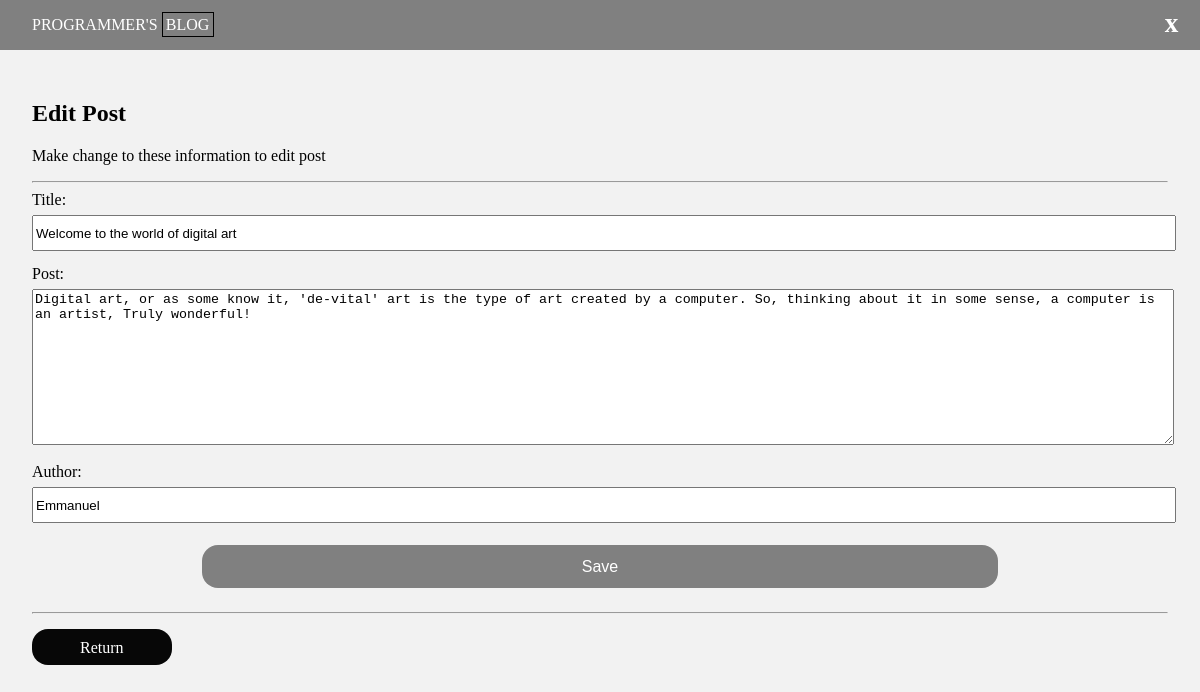
Screenshot of /posts/edit/5 with the database file from the repository.
### market.py (models this page shows, shortened)
class blogPost(db.Model):
    id = db.Column(db.Integer, primary_key=True)
    title = db.Column(db.String(100), nullable=False)
    content = db.Column(db.Text, nullable=False)
    author = db.Column(db.String(20), nullable=False, default='N/A')
    date_posted = db.Column(db.DateTime, nullable=False, default=datetime.utcnow)

### market.py (the view)
@app.route('/posts/edit/<int:id>', methods=['GET', 'POST'])
def edit(id):
    post = blogPost.query.get_or_404(id)
    if request.method == "POST":
        post.title = request.form['title']
        post.author = request.form['author']
        post.content = request.form['content']
        db.session.commit()
        return redirect('/posts')
    else:
        return render_template('edit.html', post=post)

### templates/edit.html (shortened to what this page needs)
{% extends 'base.html' %}
{% block body %}
<div class="navbar">
    <div class="container">
        <p class="logo">PROGRAMMER'S <span>BLOG</span></p>
        <a href="/posts" class="add">x</a>
    </div>
</div>
<section class="editpost-form-section">
    <div class="container">
        <h1>Edit Post</h1>
        <p>Make change to these information to edit post</p>
        <hr>
        <form action="/posts/edit/{{post.id}}" method="POST">
            Title: <input type="text" name="title" id="title" value="{{post.title}}">
            <br>
            Post: <textarea name="content" id="content" cols="30" rows="10">{{post.content}}</textarea>
            <br>
            Author: <input type="text" name="author" id="author" value="{{post.author}}">
            <br>
            <div class="center-this">
                <input type="submit" value="Save" class="success-btn-cta">
            </div>
        </form>
        <hr>
        <div class="footer-for-return">
            <a href="/posts" class="cancel-btn-cta">Return</a>
        </div>
    </div>
</section>
{% endblock %}

### static/css/main.css (style rules this page uses)
:root { --primary-color: #007AF3; }
body { font-family: 'Century Gothic'; margin: 0; background: #F2F2F2; }
.navbar { background: gray; position: fixed; width: 100%; }
.navbar .container { display: -webkit-box; display: -ms-flexbox; display: flex; place-content: space-between; }
.navbar .container .logo { color: white; margin-left: 2em; }
.navbar .container .logo span { border: 1px solid black; padding: .2em; }
.navbar .container .add { color: white; font-size: 1.7em; font-weight: bold; margin-right: .8em; margin-top: .3em; }
section { padding: 5em 2em; }
a { text-decoration: none; }
form input { width: 100%; height: 30px; margin: .5em 0 1em 0; }
form textarea { width: 100%; margin: .5em 0 1em 0; }
form .success-btn-cta { border: none; background: gray; font-size: 1em; color: white; padding: .8em 0; height: unset; width: 70%; border-radius: 1em; cursor: pointer; }
.footer-for-return { padding: 1em 0 1em 0; }
.center-this { text-align: center; }
.cancel-btn-cta { background-color: #070707; color: white; padding: .6em 3em; border-radius: 1em; }

### rows the page displays
blogPost: title "Welcome to the world of digital art", content "Digital art, or as some know it, 'de-vital' art is the type of art created by a computer. So, thinking about it in some sense, a computer is an artist, Truly wonderful!", author "Emmanuel"
